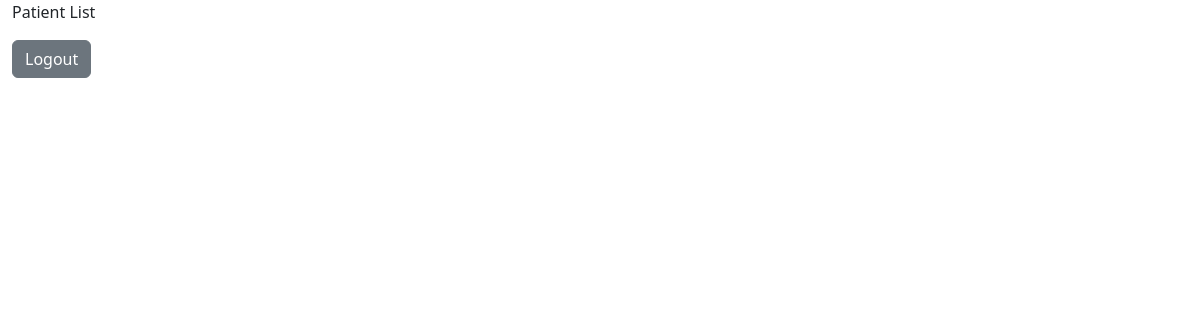
/patientdata/2 (signed in), run on an earlier commit of the app's database.
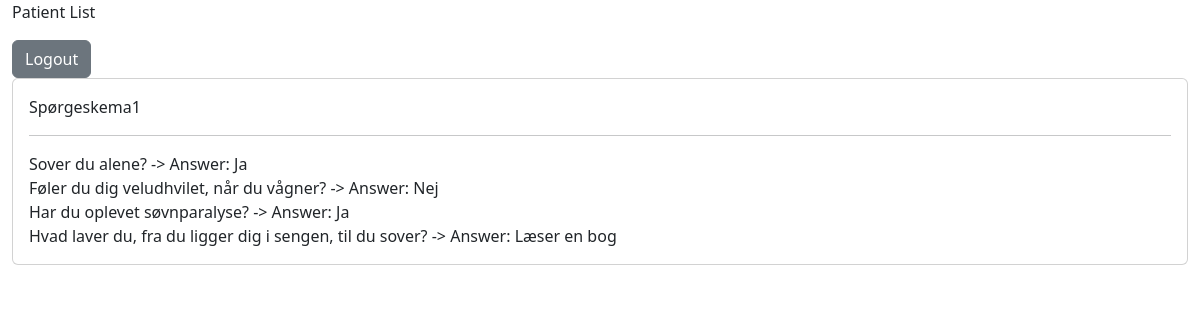
And on a later commit of the database.
### app.py (models this page shows)
class Response(db.Model):
    id = db.Column(db.Integer, primary_key=True)
    surveyid = db.Column(db.Integer,db.ForeignKey('survey.id'), nullable=False)
    patientid = db.Column(db.Integer,db.ForeignKey('patient.id'), nullable=False)
    timestamp = db.Column(db.DateTime, default=datetime.now())
    answers = db.relationship('Answer', backref='response', cascade="all, delete-orphan")
    patient = db.relationship('Patient', backref='responses', lazy=True)

class Survey(db.Model):
    id = db.Column(db.Integer, primary_key=True)
    title = db.Column(db.String(250), nullable=False)
    desc = db.Column(db.Text)
    questions = db.relationship('Question', backref='survey', cascade="all, delete-orphan")
    responses = db.relationship('Response', backref='survey', cascade="all, delete-orphan")

class Answer(db.Model):
    id = db.Column(db.Integer, primary_key=True)
    questionid = db.Column(db.Integer,db.ForeignKey('question.id'), nullable=False)
    choiceid = db.Column(db.Integer,db.ForeignKey('choice.id'), nullable=False)
    responseid = db.Column(db.Integer,db.ForeignKey('response.id'), nullable=False)
    text = db.Column(db.String(500), nullable=False)
    question = db.relationship('Question', backref='answers', lazy=True)
    choice = db.relationship('Choice', backref='answers', lazy=True)

class Question(db.Model):
    id = db.Column(db.Integer, primary_key=True)
    surveyid = db.Column(db.Integer,db.ForeignKey('survey.id'), nullable=False)
    text = db.Column(db.String(500), nullable=False)
    choices = db.relationship('Choice', backref='question', cascade="all, delete-orphan")

class Choice(db.Model):
    id = db.Column(db.Integer, primary_key=True)
    questionid = db.Column(db.Integer,db.ForeignKey('question.id'), nullable=False)
    text = db.Column(db.String(500), nullable=False)

### app.py (the view)
@app.route("/patientdata/<int:patientid>")
@login_required
def patientdata(patientid):
    responses = Response.query.filter_by(patientid=patientid)
    return render_template("patientdata.html", responses=responses)

### app.py (called while the page is built)
@login_manager.user_loader
def load_user(user_id):
    return Users.query.get(int(user_id))

### templates/patientdata.html (shortened to what this page needs)
{% extends "layout.html" %}
{% block content %}
<p>Patient List</p>
<a class="btn btn-secondary" href="/logout" role="button">Logout</a>
{% for response in responses %}
    <div class="card">
        <div class="card-body">
            <label> {{response.survey.title}}</label> <hr>
            {% for answer in response.answers%}
                <label> {{answer.question.text}} </label>
                <label> -> Answer: {{answer.choice.text}} </label> <br>
            {% endfor %}
        </div>
    </div>
{% endfor %}
{% endblock %}

### templates/layout.html (shortened to what this page needs)
<!DOCTYPE html>
<html>
<head>
    <link href="https://cdn.jsdelivr.net/npm/bootstrap@5.3.3/dist/css/bootstrap.min.css" rel="stylesheet"
>
</head>
<body>
    <div class="container-fluid">
        {% block content %}
        {% endblock %}
    </div>
</body>
</html>

What changed in the data, as far as the page shows it:
added Response: survey "Spørgeskema1"
added Answer: question.text "Sover du alene?", choice.text "Ja"
added Answer: question.text "Føler du dig veludhvilet, når du vågner?", choice.text "Nej"
added Answer: question.text "Har du oplevet søvnparalyse?", choice.text "Ja"
added Answer: question.text "Hvad laver du, fra du ligger dig i sengen, til du sover?", choice.text "Læser en bog"
